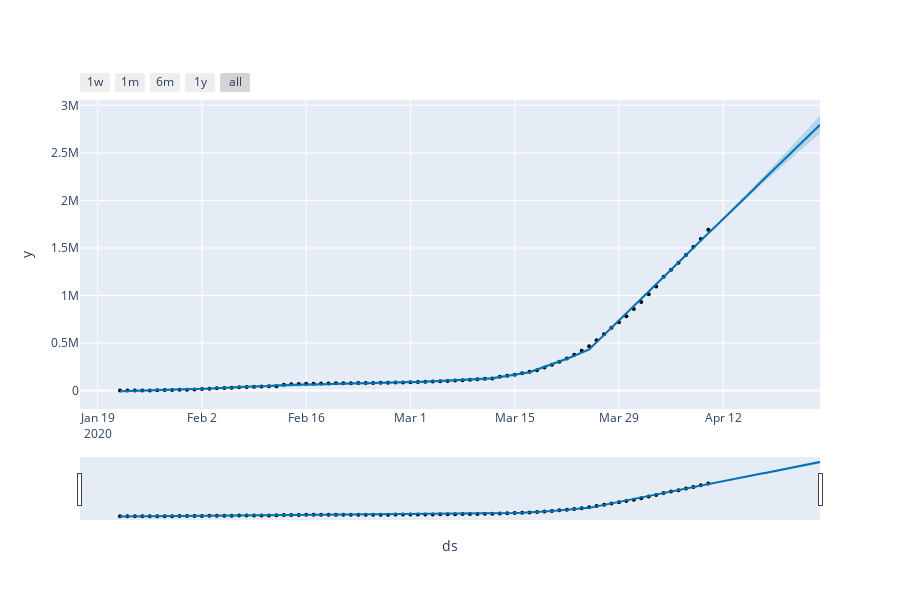

Notebook source saved alongside this figure:
### Code cell
figure = plot_plotly(model, forecast)
py.iplot(figure)
